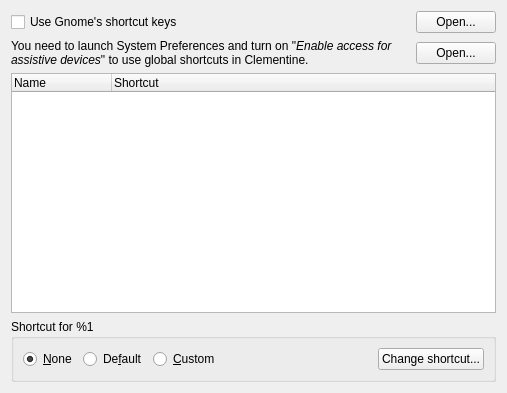
<?xml version="1.0" encoding="UTF-8"?>
<ui version="4.0">
 <class>GlobalShortcutsConfig</class>
 <widget class="QWidget" name="GlobalShortcutsConfig">
  <property name="geometry">
   <rect>
    <x>0</x>
    <y>0</y>
    <width>507</width>
    <height>393</height>
   </rect>
  </property>
  <property name="windowTitle">
   <string>Configure Shortcuts</string>
  </property>
  <property name="windowIcon">
   <iconset resource="../../data/data.qrc">
    <normaloff>:/icon.png</normaloff>:/icon.png</iconset>
  </property>
  <layout class="QVBoxLayout" name="verticalLayout">
   <item>
    <widget class="QWidget" name="gnome_container" native="true">
     <layout class="QHBoxLayout" name="horizontalLayout_2">
      <property name="margin">
       <number>0</number>
      </property>
      <item>
       <widget class="QCheckBox" name="gnome_checkbox">
        <property name="sizePolicy">
         <sizepolicy hsizetype="Expanding" vsizetype="Fixed">
          <horstretch>0</horstretch>
          <verstretch>0</verstretch>
         </sizepolicy>
        </property>
        <property name="text">
         <string>Use Gnome's shortcut keys</string>
        </property>
       </widget>
      </item>
      <item>
       <widget class="QPushButton" name="gnome_open">
        <property name="text">
         <string>Open...</string>
        </property>
       </widget>
      </item>
     </layout>
    </widget>
   </item>
   <item>
    <widget class="QWidget" name="mac_container" native="true">
     <layout class="QHBoxLayout" name="horizontalLayout_3">
      <property name="spacing">
       <number>0</number>
      </property>
      <property name="margin">
       <number>0</number>
      </property>
      <item>
       <widget class="QLabel" name="mac_label">
        <property name="sizePolicy">
         <sizepolicy hsizetype="Expanding" vsizetype="Preferred">
          <horstretch>0</horstretch>
          <verstretch>0</verstretch>
         </sizepolicy>
        </property>
        <property name="text">
         <string>You need to launch System Preferences and turn on &quot;&lt;span style=&quot; font-style:italic;&quot;&gt;Enable access for assistive devices&lt;/span&gt;&quot; to use global shortcuts in Clementine.</string>
        </property>
        <property name="wordWrap">
         <bool>true</bool>
        </property>
       </widget>
      </item>
      <item>
       <widget class="QPushButton" name="mac_open">
        <property name="text">
         <string>Open...</string>
        </property>
       </widget>
      </item>
     </layout>
    </widget>
   </item>
   <item>
    <widget class="QTreeWidget" name="list">
     <property name="editTriggers">
      <set>QAbstractItemView::NoEditTriggers</set>
     </property>
     <property name="alternatingRowColors">
      <bool>true</bool>
     </property>
     <property name="rootIsDecorated">
      <bool>false</bool>
     </property>
     <property name="allColumnsShowFocus">
      <bool>true</bool>
     </property>
     <column>
      <property name="text">
       <string>Name</string>
      </property>
     </column>
     <column>
      <property name="text">
       <string>Shortcut</string>
      </property>
     </column>
    </widget>
   </item>
   <item>
    <widget class="QGroupBox" name="shortcut_options">
     <property name="enabled">
      <bool>true</bool>
     </property>
     <property name="title">
      <string>Shortcut for %1</string>
     </property>
     <layout class="QHBoxLayout" name="horizontalLayout">
      <item>
       <widget class="QRadioButton" name="radio_none">
        <property name="enabled">
         <bool>true</bool>
        </property>
        <property name="text">
         <string>&amp;None</string>
        </property>
        <property name="checked">
         <bool>true</bool>
        </property>
       </widget>
      </item>
      <item>
       <widget class="QRadioButton" name="radio_default">
        <property name="text">
         <string>De&amp;fault</string>
        </property>
       </widget>
      </item>
      <item>
       <widget class="QRadioButton" name="radio_custom">
        <property name="text">
         <string>&amp;Custom</string>
        </property>
       </widget>
      </item>
      <item>
       <spacer name="horizontalSpacer">
        <property name="orientation">
         <enum>Qt::Horizontal</enum>
        </property>
        <property name="sizeHint" stdset="0">
         <size>
          <width>40</width>
          <height>20</height>
         </size>
        </property>
       </spacer>
      </item>
      <item>
       <widget class="QPushButton" name="change">
        <property name="text">
         <string>Change shortcut...</string>
        </property>
       </widget>
      </item>
     </layout>
    </widget>
   </item>
  </layout>
 </widget>
 <tabstops>
  <tabstop>list</tabstop>
  <tabstop>radio_none</tabstop>
  <tabstop>radio_default</tabstop>
  <tabstop>radio_custom</tabstop>
  <tabstop>change</tabstop>
 </tabstops>
 <resources>
  <include location="../../data/data.qrc"/>
 </resources>
 <connections>
  <connection>
   <sender>gnome_checkbox</sender>
   <signal>toggled(bool)</signal>
   <receiver>list</receiver>
   <slot>setDisabled(bool)</slot>
   <hints>
    <hint type="sourcelabel">
     <x>63</x>
     <y>25</y>
    </hint>
    <hint type="destinationlabel">
     <x>82</x>
     <y>63</y>
    </hint>
   </hints>
  </connection>
  <connection>
   <sender>gnome_checkbox</sender>
   <signal>toggled(bool)</signal>
   <receiver>shortcut_options</receiver>
   <slot>setDisabled(bool)</slot>
   <hints>
    <hint type="sourcelabel">
     <x>244</x>
     <y>26</y>
    </hint>
    <hint type="destinationlabel">
     <x>122</x>
     <y>298</y>
    </hint>
   </hints>
  </connection>
 </connections>
</ui>
